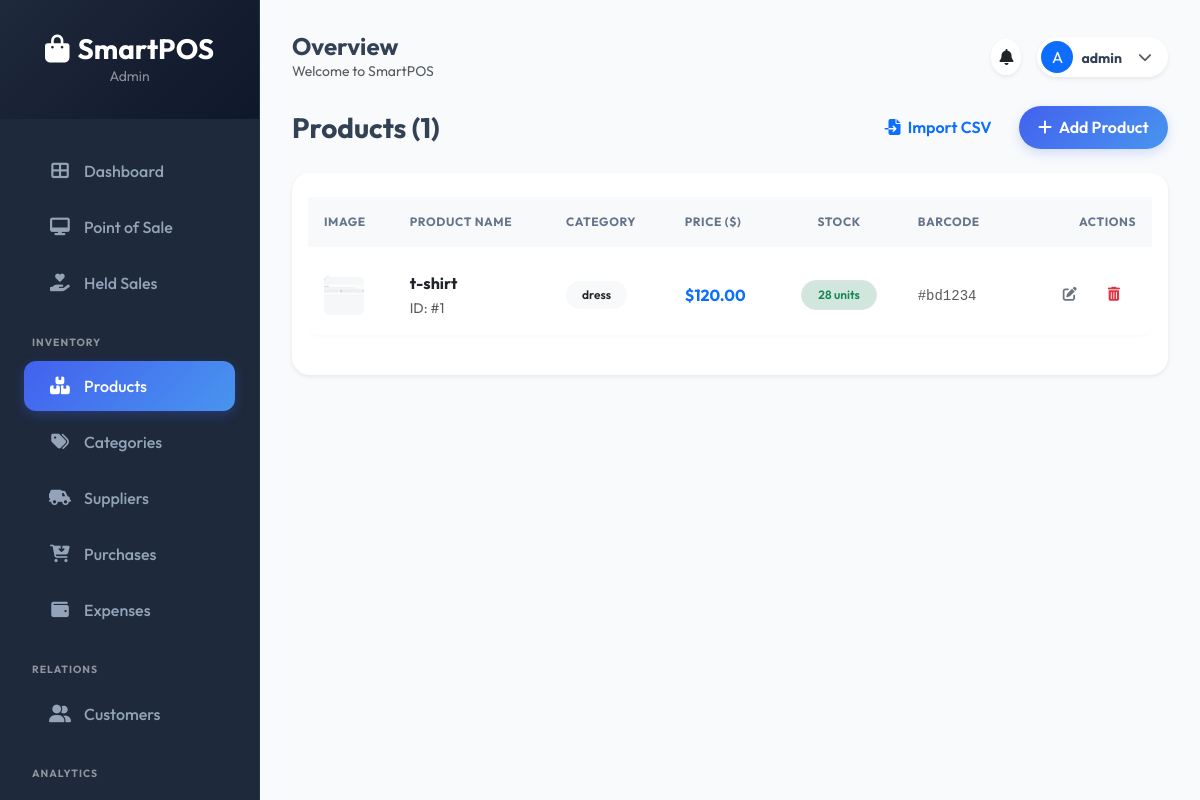
The page /products/ (signed in) on the database as committed earlier.
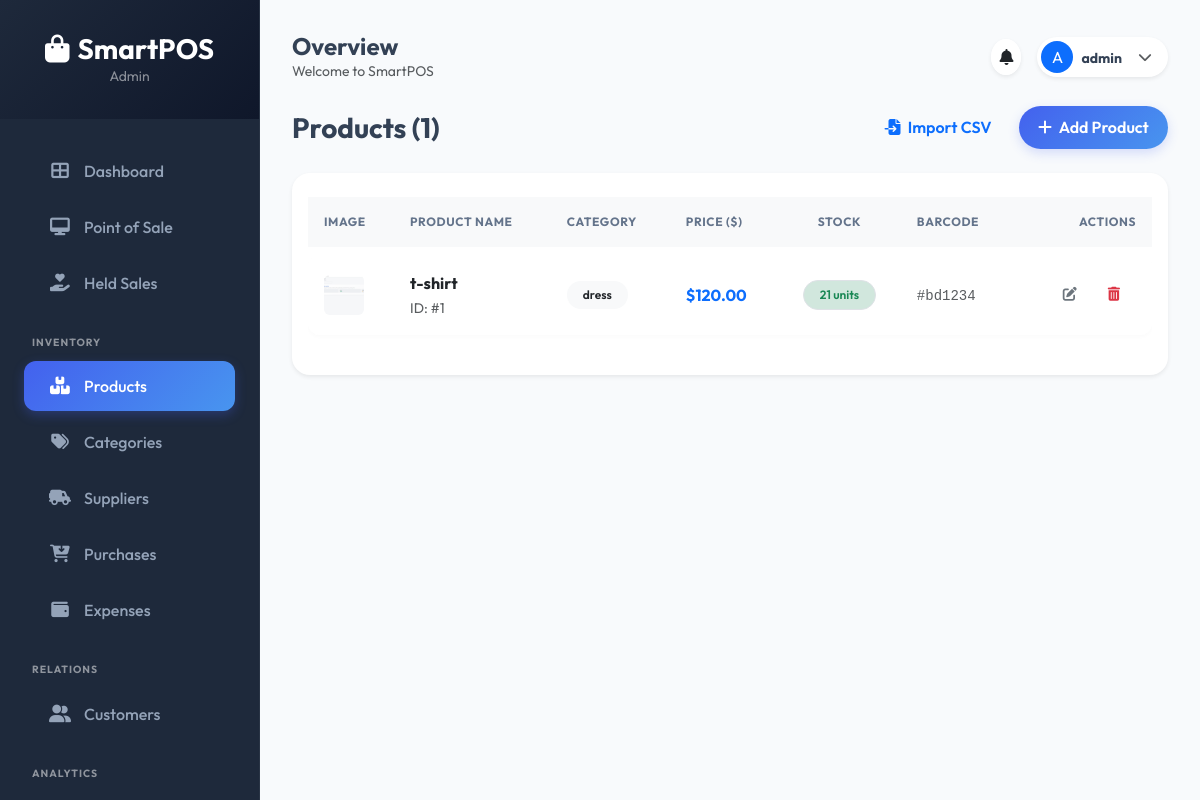
The same page on the database as committed later.
### pos_app/models.py (models this page shows, shortened)
class Product(models.Model):
    name = models.CharField(max_length=200)
    category = models.ForeignKey(Category, on_delete=models.CASCADE, related_name='products')
    price = models.DecimalField(max_digits=10, decimal_places=2)
    stock = models.IntegerField(default=0)
    barcode = models.CharField(max_length=100, unique=True, blank=True, null=True)
    image = models.ImageField(upload_to='products/', blank=True, null=True)
    batch_number = models.CharField(max_length=100, blank=True, null=True)
    expiry_date = models.DateField(blank=True, null=True)
    min_stock_level = models.IntegerField(default=10)
    created_at = models.DateTimeField(auto_now_add=True)

class Category(models.Model):
    name = models.CharField(max_length=100)
    description = models.TextField(blank=True, null=True)

### pos_app/views.py (the view)
# urls.py: path('products/', views.product_list, name='product_list'),
@login_required
def product_list(request):
    products = Product.objects.all().select_related('category')
    return render(request, 'inventory/product_list.html', {'products': products})

### templates/inventory/product_list.html (shortened to what this page needs)
{% extends 'base.html' %}
{% block content %}
<div class="row align-items-center mb-4">
    <div class="col-6">
        <h3 class="fw-bold mb-0">Products ({{ products|length }})</h3>
    </div>
    <div class="col-6 text-end">
        <div class="d-flex align-items-center justify-content-end">
            <a href="{% url 'import_products_csv' %}" class="btn btn-outline-primary rounded-pill me-2"><i class="fas fa-file-import me-1"></i> Import CSV</a>
            <a href="{% url 'product_add' %}" class="btn btn-primary rounded-pill"><i class="fas fa-plus me-1"></i> Add Product</a>
        </div>
    </div>
</div>
<div class="card p-3 shadow-sm border-0">
    <div class="table-responsive">
        <table class="table table-hover align-middle">
            <thead class="bg-light">
                <tr class="small text-muted text-uppercase">
                    <th class="px-3">Image</th>
                    <th>Product Name</th>
                    <th>Category</th>
                    <th>Price ($)</th>
                    <th class="text-center">Stock</th>
                    <th>Barcode</th>
                    <th class="text-end px-3">Actions</th>
                </tr>
            </thead>
            <tbody>
                {% for product in products %}
                <tr>
                    <td class="px-3">
                        <img src="{% if product.image %}{{ product.image.url }}{% else %}/static/img/no-image.png{% endif %}" height="40" width="40" class="rounded object-fit-cover">
                    </td>
                    <td>
                        <div class="fw-bold">{{ product.name }}</div>
                        <small class="text-muted">ID: #{{ product.id }}</small>
                    </td>
                    <td><span class="badge bg-light text-dark px-3 py-2 rounded-pill">{{ product.category.name }}</span></td>
                    <td class="fw-bold text-primary">${{ product.price|floatformat:2 }}</td>
                    <td class="text-center">
                        <span class="badge {% if product.stock > 10 %}bg-success-subtle text-success{% else %}bg-danger-subtle text-danger{% endif %} border px-3 py-2 rounded-pill">
                            {{ product.stock }} units
                        </span>
                    </td>
                    <td><code class="text-muted">{{ product.barcode|default:"N/A" }}</code></td>
                    <td class="text-end px-3">
                        <div class="btn-group">
                            <a href="{% url 'product_edit' product.id %}" class="btn btn-sm btn-outline-secondary rounded-start px-3"><i class="fas fa-edit"></i></a>
                            <a href="{% url 'product_delete' product.id %}" class="btn btn-sm btn-outline-danger rounded-end px-3" onclick="return confirm('Are you sure?')"><i class="fas fa-trash-alt"></i></a>
                        </div>
                    </td>
                </tr>
                {% empty %}
                <tr><td colspan="7" class="text-center py-5 text-muted">No products available. <a href="{% url 'product_add' %}">Add your first product!</a></td></tr>
                {% endfor %}
            </tbody>
        </table>
    </div>
</div>
{% endblock %}

Rows that differ between the two databases and show on the page:
changed Product "t-shirt": stock "28" → "21"
